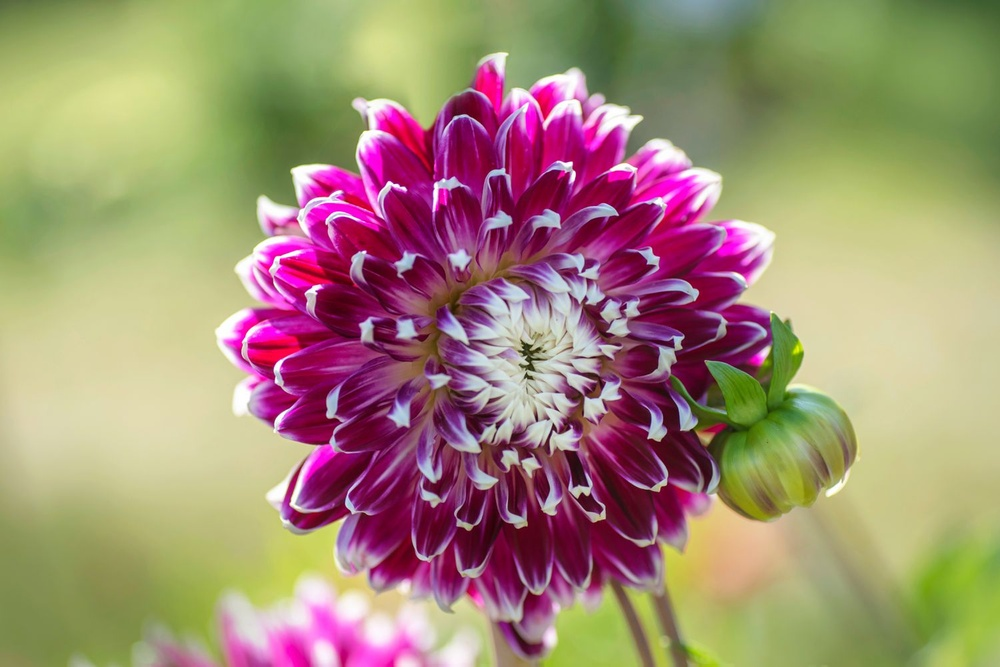
#> input picture 7thSemLab/DIP/assignment/flower.jpg, 1000 x 667 px, shrunk from 1500 x 1001 before the run
$ python cropping.py
#> lines starting #> are read from the running program, lines starting #| are printed output that depends on the picture
from PIL import Image

def crop_image(input_path, output_path, x, y, width, height):
    # Open the image file
#> called with input_path = 'flower.jpg', output_path = 'cropped_image.jpg', x = 100, y = 50, width = 300, height = 200
    img = Image.open(input_path)
#> img is the input picture: PIL image 1000x667 RGB; mean R, G, B 162.4, 140, 116.9

    # Crop the image
    cropped_img = img.crop((x, y, x + width, y + height))
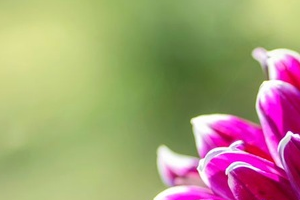
#> cropped_img: PIL image 300x200 RGB; mean R, G, B 167.4, 155.9, 119.8

    # Save the cropped image
    cropped_img.save(output_path)

# Example usage
input_image_path = 'flower.jpg'
output_cropped_path = 'cropped_image.jpg'

# Specify the coordinates (x, y) and dimensions (width, height) of the region to be cropped
crop_x, crop_y, crop_width, crop_height = 100, 50, 300, 200

crop_image(input_image_path, output_cropped_path, crop_x, crop_y, crop_width, crop_height)
